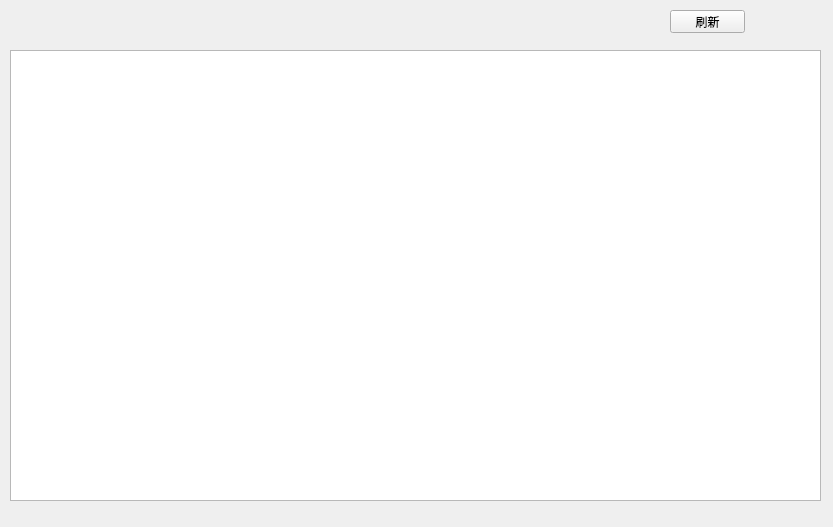
<?xml version="1.0" encoding="UTF-8"?>
<ui version="4.0">
 <class>Teacher</class>
 <widget class="QWidget" name="Teacher">
  <property name="geometry">
   <rect>
    <x>0</x>
    <y>0</y>
    <width>833</width>
    <height>527</height>
   </rect>
  </property>
  <property name="windowTitle">
   <string>Form</string>
  </property>
  <widget class="QTableView" name="tableView">
   <property name="geometry">
    <rect>
     <x>10</x>
     <y>50</y>
     <width>811</width>
     <height>451</height>
    </rect>
   </property>
  </widget>
  <widget class="QPushButton" name="refresh">
   <property name="geometry">
    <rect>
     <x>670</x>
     <y>10</y>
     <width>75</width>
     <height>23</height>
    </rect>
   </property>
   <property name="text">
    <string>刷新</string>
   </property>
  </widget>
 </widget>
 <resources/>
 <connections/>
</ui>
